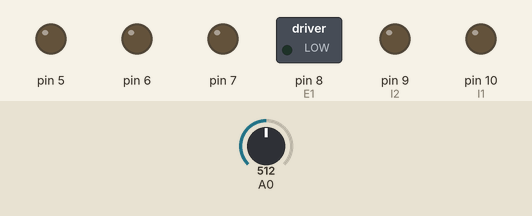
Recording of a sketch running on a simulated Arduino Uno, built with avr-gcc and run on an emulated ATmega328P. Shown: switched loads named in the sketch (green lamp = pin HIGH), output pins drawn as LEDs (lit = HIGH). The test bench sets the inputs (shaded band); at power-on: A0 = 512.

Above: at 1.2 s.
1.3 s: A0 set to 541
At 2.2 s:
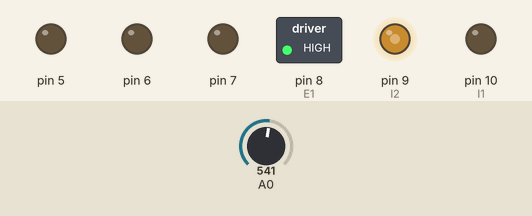
2.8 s: A0 set to 511
At 3.3 s:
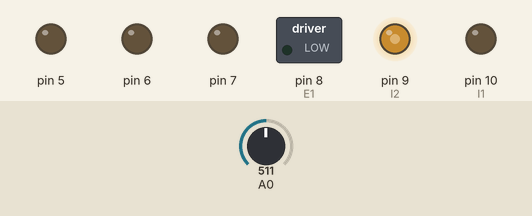
4.3 s: A0 set to 478
At 5.5 s:
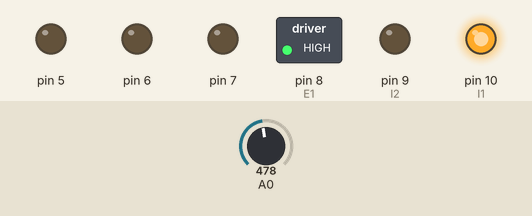
5.8 s: A0 set to 900
At 6.8 s:
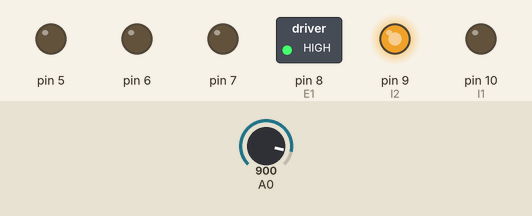
7.3 s: A0 set to 0
At 7.9 s:
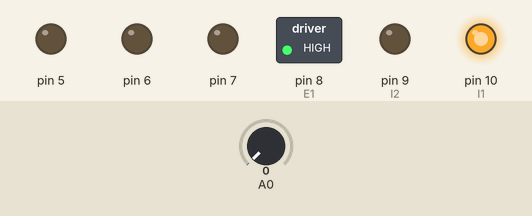
Timing chart, 0 to 9.8 s (numbered marks = the images above; inputs shaded):
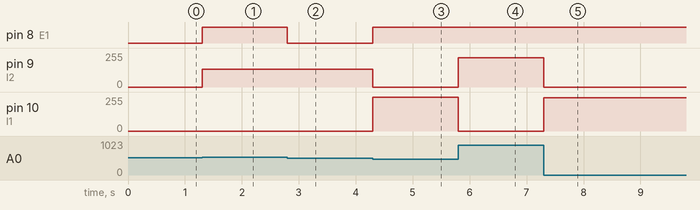

Measured:
- the behaviour switches between 531 and 532 on A0 (found by bisection; images 0 and 1)
- the behaviour switches between 496 and 495 on A0 (found by bisection; images 2 and 3)
- after the input at 1.3 s, pin 8 (E1): LOW → HIGH at once; pin 9 (I2): 0/255 → 132/255 at once
- after the input at 2.8 s, pin 8 (E1): HIGH → LOW at once
- after the input at 4.3 s, pin 8 (E1): LOW → HIGH at once; pin 9 (I2): 132/255 → 0/255 at once; pin 10 (I1): 0/255 → 255/255 at once
- after the input at 5.8 s, pin 9 (I2): 0/255 → 219/255 at once; pin 10 (I1): 255/255 → 0/255 at once
- after the input at 7.3 s, pin 9 (I2): 219/255 → 0/255 at once; pin 10 (I1): 0/255 → 250/255 at once

The sketch:

Motor.ino
```cpp
#define E1 8
#define I1 10
#define I2 9
#define E2 7
#define I3 6
#define I4 5

void setup()
   {
        pinMode(8,OUTPUT);
    pinMode(9,OUTPUT);
    pinMode(10,OUTPUT);
      pinMode(5,OUTPUT);
    pinMode(6,OUTPUT);
    pinMode(7,OUTPUT);
      pinMode(A0,INPUT);
   }
void loop()
   {
      int val;
      val=analogRead(A0);
      val = map(val, 0, 1023, 0, 250);
      //digitalWrite(E2, HIGH);
        //analogWrite(I4, 0);
        //analogWrite(I3, val);
        //delay(3000);
  if(val<130&&val>120){
    digitalWrite(E1, LOW);
  }else{
    if(val<124){
      digitalWrite(E1, HIGH);
      analogWrite(I1, val+250);
      analogWrite(I2, 0);
    }else{
      if(val>124){
        digitalWrite(E1, HIGH);
      analogWrite(I1, 0);
      analogWrite(I2, val);
      }
    }
  }
   }
```
